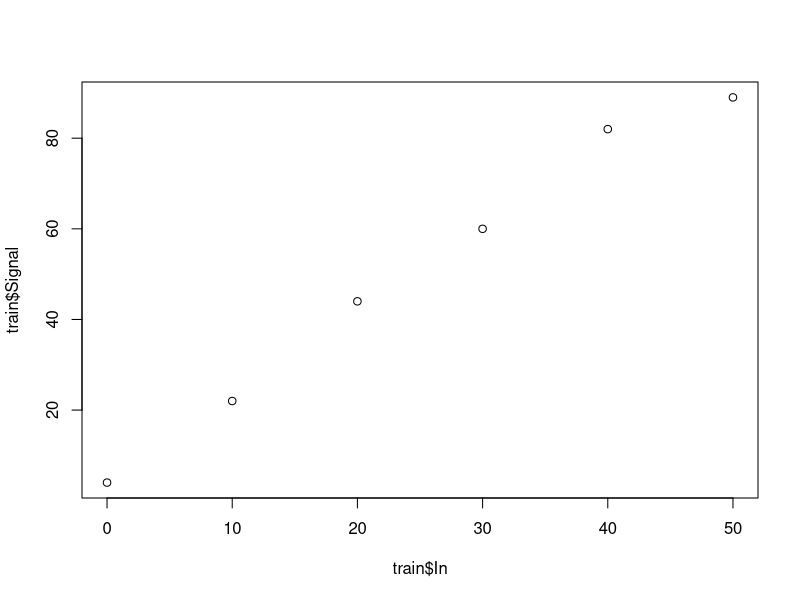
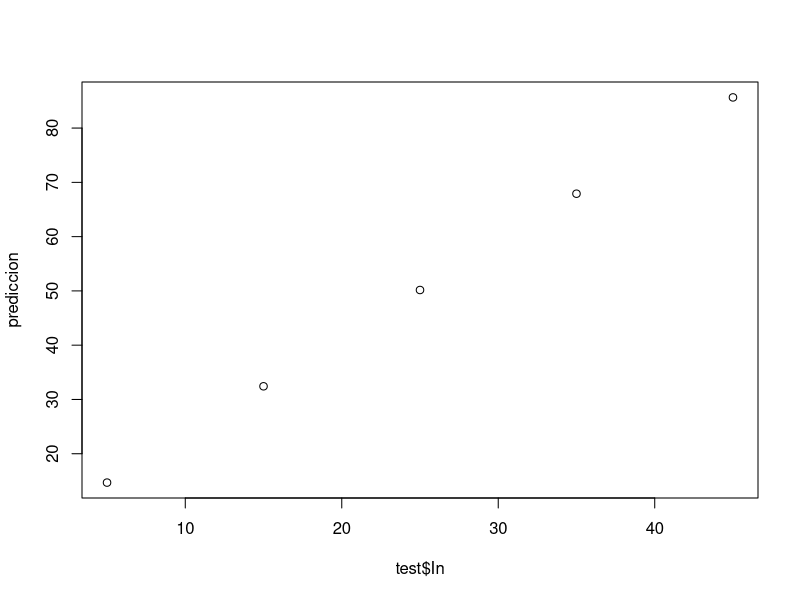
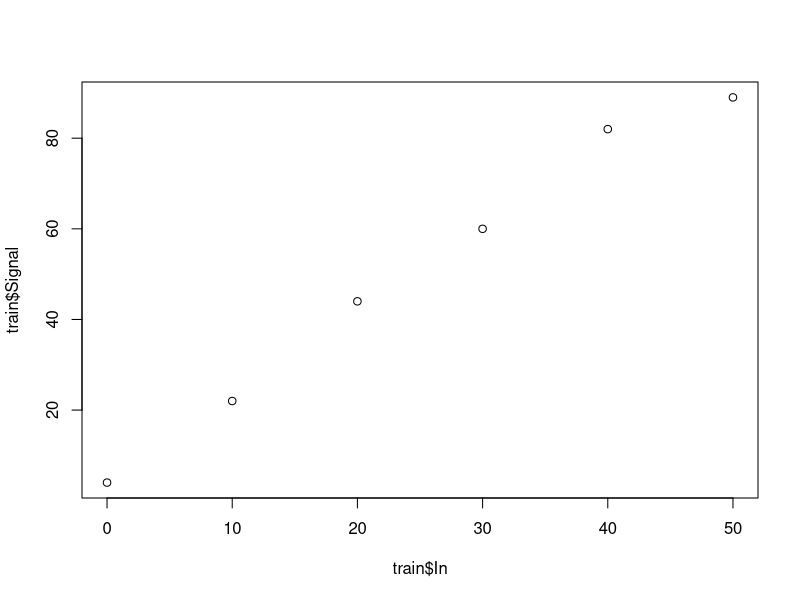
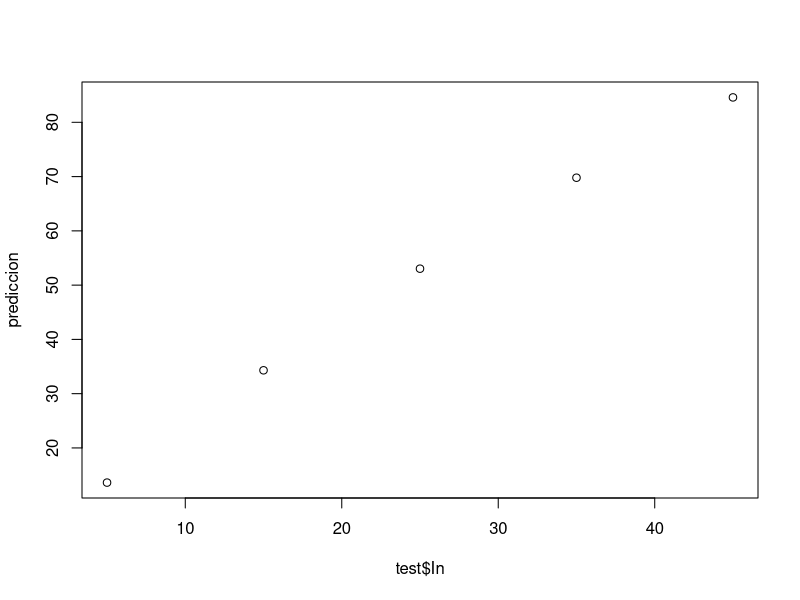

Recreate these plots in R, in order.
library(rpart)
a<- c(0,10,20,30,40,50)
b<- c(4,22,44,60,82,89)

train<- data.frame(a,b)
names(train)<- c("In", "Signal")
train
fit <- lm(formula = Signal ~ In, data = train)
fit


c<- c(5,15,25,35,45)
test<- data.frame(c)
names(test)<- c("In")
prediccion <- predict.lm(object = fit, newdata = test )
prediccion

fit$coefficients[[1]]
fit$coefficients[[2]]

plot(train$In , train$Signal) 
plot(test$In , prediccion) 

#
fit <- lm(formula = Signal ~ In + I(In^2), data = train)
fit

prediccion <- predict.lm(object = fit, newdata = test )
prediccion

fit$coefficients[[1]]
fit$coefficients[[2]]
fit$coefficients[[3]]

plot(train$In , train$Signal) 
plot(test$In , prediccion) 

#El segundo modelo se ajusta mejor, pues es mas preciso
